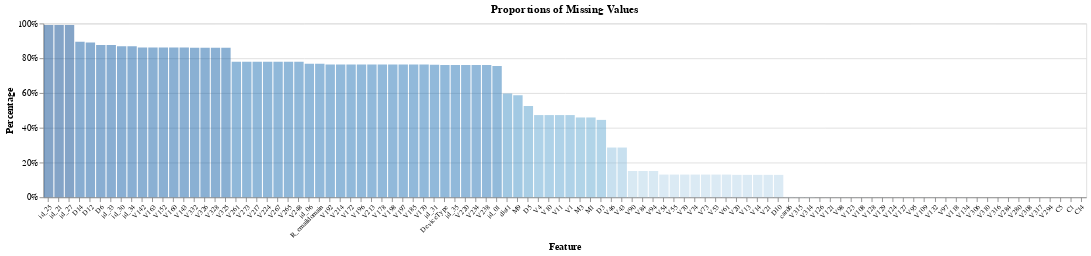

The cell this chart's notebook holds for it:
### Markdown cell above
# Exploratory Data Analysis

### Code cell
n_samples = 100

prop_of_missing_values = (
    df_train[df_train.columns.difference(["TransactionID", "isFraud"])].isnull().sum()
    / df_train.shape[0]
).reset_index()
prop_of_missing_values.columns = ["feature", "prop_of_missing_values"]
source = prop_of_missing_values.sample(n_samples, random_state=42)

highlight = alt.selection(
    type="single", on="mouseover", fields=["feature"], nearest=True
)
bars = (
    alt.Chart(source)
    .mark_bar()
    .encode(
        x=alt.X("feature:N", axis=alt.Axis(title="Feature"), sort="-y"),
        y=alt.Y(
            "prop_of_missing_values:Q", axis=alt.Axis(title="Percentage", format=".0%")
        ),
        color=alt.Color("prop_of_missing_values:Q", legend=None),
        opacity=alt.condition(~highlight, alt.value(1.0), alt.value(0.5)),
        tooltip=["feature:N", alt.Tooltip("prop_of_missing_values:Q", format=".2%")],
    )
    .add_selection(highlight)
)
bars.properties(
    title="Proportions of Missing Values", width=1200, height=200
).configure_axisX(labelAngle=-45, labelFontSize=8)

### Figure 1 — Vega-Lite specification as saved in the notebook (floating-point values rounded to 4 significant figures)
{"config": {"view": {"continuousWidth": 400, "continuousHeight": 300}, "axisX": {"labelAngle": -45, "labelFontSize": 8}}, "data": {"name": "data-da7812564b376454518429bc06498463"}, "mark": "bar", "encoding": {"color": {"field": "prop_of_missing_values", "legend": null, "type": "quantitative"}, "opacity": {"condition": {"value": 1.0, "selection": {"not": "selector001"}}, "value": 0.5}, "tooltip": [{"field": "feature", "type": "nominal"}, {"field": "prop_of_missing_values", "format": ".2%", "type": "quantitative"}], "x": {"axis": {"title": "Feature"}, "field": "feature", "sort": "-y", "type": "nominal"}, "y": {"axis": {"format": ".0%", "title": "Percentage"}, "field": "prop_of_missing_values", "type": "quantitative"}}, "height": 200, "selection": {"selector001": {"type": "single", "on": "mouseover", "fields": ["feature"], "nearest": true}}, "title": "Proportions of Missing Values", "width": 1200, "$schema": "https://vega.github.io/schema/vega-lite/v4.17.0.json", "datasets": {"data-da7812564b376454518429bc06498463": [{"feature": "id_31", "prop_of_missing_values": 0.7625}, {"feature": "V126", "prop_of_missing_values": 0.0005317}, {"feature": "V220", "prop_of_missing_values": 0.7605}, {"feature": "DeviceType", "prop_of_missing_values": 0.7616}, {"feature": "dist1", "prop_of_missing_values": 0.5965}, {"feature": "V306", "prop_of_missing_values": 2.032e-05}, {"feature": "id_21", "prop_of_missing_values": 0.9913}, {"feature": "V198", "prop_of_missing_values": 0.7632}, {"feature": "V234", "prop_of_missing_values": 0.7605}, {"feature": "V192", "prop_of_missing_values": 0.7636}, {"feature": "V197", "prop_of_missing_values": 0.7632}, {"feature": "V121", "prop_of_missing_values": 0.0005317}, {"feature": "V238", "prop_of_missing_values": 0.7605}, {"feature": "V54", "prop_of_missing_values": 0.1306}, {"feature": "M9", "prop_of_missing_values": 0.5863}, {"feature": "V214", "prop_of_missing_values": 0.7636}, {"feature": "V98", "prop_of_missing_values": 0.0005317}, {"feature": "V123", "prop_of_missing_values": 0.0005317}, {"feature": "C5", "prop_of_missing_values": 0.0}, {"feature": "V310", "prop_of_missing_values": 2.032e-05}, {"feature": "V316", "prop_of_missing_values": 2.032e-05}, {"feature": "V261", "prop_of_missing_values": 0.7791}, {"feature": "id_33", "prop_of_missing_values": 0.8759}, {"feature": "V108", "prop_of_missing_values": 0.0005317}, {"feature": "V46", "prop_of_missing_values": 0.2861}, {"feature": "V55", "prop_of_missing_values": 0.1306}, {"feature": "V20", "prop_of_missing_values": 0.1288}, {"feature": "card6", "prop_of_missing_values": 0.00266}, {"feature": "V284", "prop_of_missing_values": 2.032e-05}, {"feature": "V4", "prop_of_missing_values": 0.4729}, {"feature": "V172", "prop_of_missing_values": 0.7636}, {"feature": "id_06", "prop_of_missing_values": 0.7682}, {"feature": "V332", "prop_of_missing_values": 0.8605}, {"feature": "V142", "prop_of_missing_values": 0.8612}, {"feature": "id_34", "prop_of_missing_values": 0.8682}, {"feature": "V128", "prop_of_missing_values": 0.0005317}, {"feature": "V90", "prop_of_missing_values": 0.151}, {"feature": "V185", "prop_of_missing_values": 0.7632}, {"feature": "V43", "prop_of_missing_values": 0.2861}, {"feature": "id_35", "prop_of_missing_values": 0.7613}, {"feature": "V70", "prop_of_missing_values": 0.1306}, {"feature": "V326", "prop_of_missing_values": 0.8605}, {"feature": "V129", "prop_of_missing_values": 0.0005317}, {"feature": "V124", "prop_of_missing_values": 0.0005317}, {"feature": "M3", "prop_of_missing_values": 0.4591}, {"feature": "V163", "prop_of_missing_values": 0.8612}, {"feature": "V328", "prop_of_missing_values": 0.8605}, {"feature": "V127", "prop_of_missing_values": 0.0005317}, {"feature": "V280", "prop_of_missing_values": 2.032e-05}, {"feature": "V95", "prop_of_missing_values": 0.0005317}, {"feature": "D10", "prop_of_missing_values": 0.1287}, {"feature": "V273", "prop_of_missing_values": 0.7791}, {"feature": "V74", "prop_of_missing_values": 0.1306}, {"feature": "C1", "prop_of_missing_values": 0.0}, {"feature": "D14", "prop_of_missing_values": 0.8947}, {"feature": "V308", "prop_of_missing_values": 2.032e-05}, {"feature": "V315", "prop_of_missing_values": 0.002149}, {"feature": "V109", "prop_of_missing_values": 0.0005317}, {"feature": "id_01", "prop_of_missing_values": 0.7558}, {"feature": "V132", "prop_of_missing_values": 0.0005317}, {"feature": "V73", "prop_of_missing_values": 0.1306}, {"feature": "V314", "prop_of_missing_values": 0.002149}, {"feature": "V13", "prop_of_missing_values": 0.1288}, {"feature": "V14", "prop_of_missing_values": 0.1288}, {"feature": "V84", "prop_of_missing_values": 0.151}, {"feature": "D6", "prop_of_missing_values": 0.8761}, {"feature": "V217", "prop_of_missing_values": 0.7791}, {"feature": "V224", "prop_of_missing_values": 0.7791}, {"feature": "V196", "prop_of_missing_values": 0.7636}, {"feature": "R_emaildomain", "prop_of_missing_values": 0.7675}, {"feature": "V53", "prop_of_missing_values": 0.1306}, {"feature": "id_27", "prop_of_missing_values": 0.9912}, {"feature": "V152", "prop_of_missing_values": 0.8612}, {"feature": "V21", "prop_of_missing_values": 0.1288}, {"feature": "id_30", "prop_of_missing_values": 0.8687}, {"feature": "V61", "prop_of_missing_values": 0.1306}, {"feature": "D3", "prop_of_missing_values": 0.4451}, {"feature": "V10", "prop_of_missing_values": 0.4729}, {"feature": "V213", "prop_of_missing_values": 0.7636}, {"feature": "V160", "prop_of_missing_values": 0.8612}, {"feature": "V143", "prop_of_missing_values": 0.8612}, {"feature": "V97", "prop_of_missing_values": 0.0005317}, {"feature": "V11", "prop_of_missing_values": 0.4729}, {"feature": "V170", "prop_of_missing_values": 0.7632}, {"feature": "D5", "prop_of_missing_values": 0.5247}, {"feature": "D12", "prop_of_missing_values": 0.8904}, {"feature": "V118", "prop_of_missing_values": 0.0005317}, {"feature": "V178", "prop_of_missing_values": 0.7636}, {"feature": "V267", "prop_of_missing_values": 0.7791}, {"feature": "M1", "prop_of_missing_values": 0.4591}, {"feature": "V134", "prop_of_missing_values": 0.0005317}, {"feature": "V325", "prop_of_missing_values": 0.8605}, {"feature": "V317", "prop_of_missing_values": 2.032e-05}, {"feature": "V265", "prop_of_missing_values": 0.7791}, {"feature": "id_25", "prop_of_missing_values": 0.9913}, {"feature": "V94", "prop_of_missing_values": 0.151}, {"feature": "V248", "prop_of_missing_values": 0.7791}, {"feature": "V294", "prop_of_missing_values": 2.032e-05}, {"feature": "C14", "prop_of_missing_values": 0.0}, {"feature": "V1", "prop_of_missing_values": 0.4729}]}}
